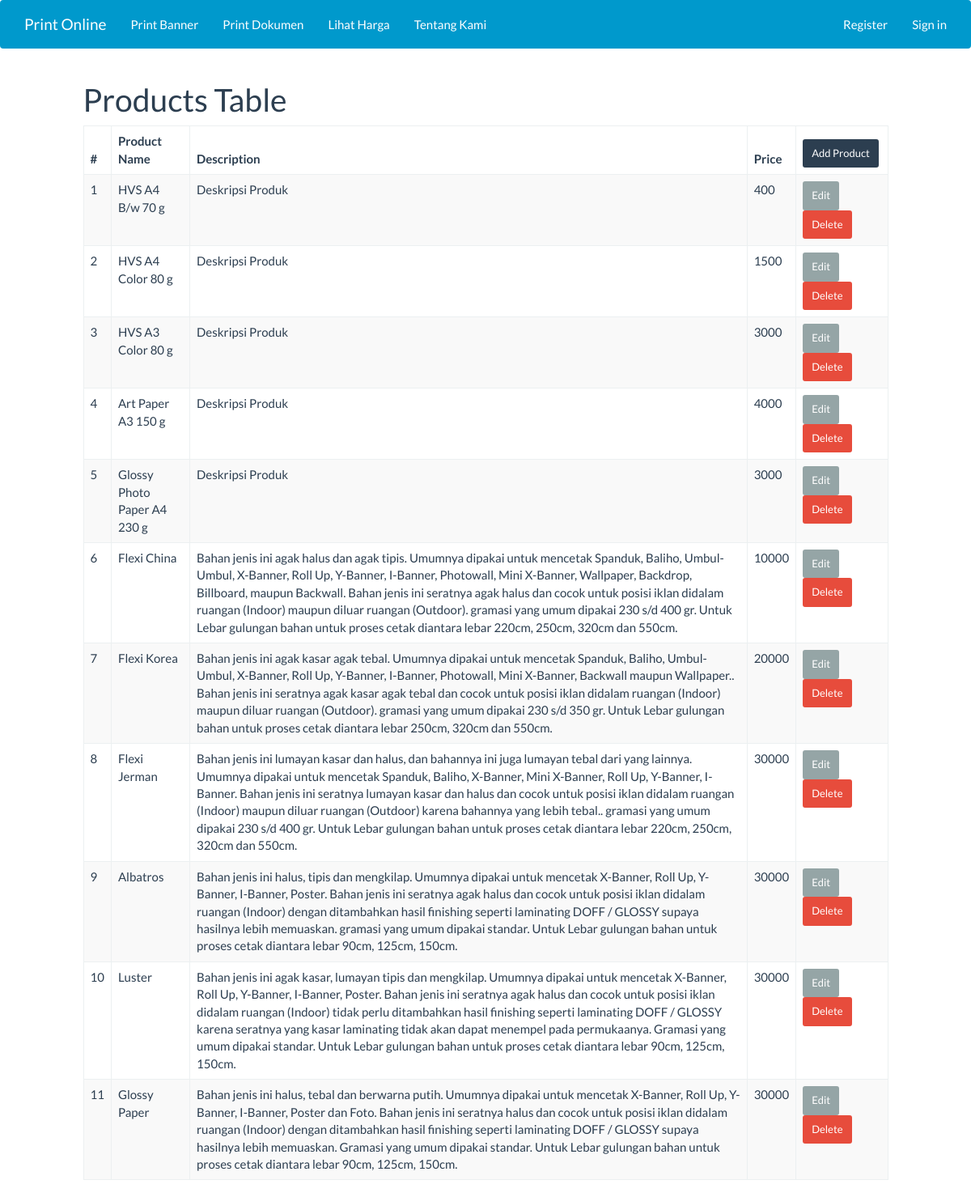
Page /index.php/admin/products on the committed database.
### tables this page shows
CREATE TABLE `products` (
  `id` int(10) NOT NULL,
  `name` varchar(100) NOT NULL,
  `description` text NOT NULL,
  `price` int(10) NOT NULL,
  `image` text NOT NULL
);

### application/controllers/admin/products.php (called while the page is built, shortened)
<?php
class Products extends CI_Controller {
  public function __construct(){
    $this->load->model('model_products');
  }
  public function index(){
    $data['products'] = $this->model_products->all();
    $data['title'] = 'Lihat Harga';
    $this->load->view('templates/header');
    $this->load->view('backend/view_all_products', $data);
    $this->load->view('templates/footer');
  }
}
?>

### index.php (called while the page is built, shortened)
<?php
require_once BASEPATH.'core/CodeIgniter.php';

### application/models/model_products.php (called while the page is built, shortened)
<?php
class Model_products extends CI_Model {
  public function all(){
    $result = $this->db->get('products');
    if($result->num_rows() > 0){
      return $result->result();
    } else {
      return array();
    }
  }
}
?>

### application/views/backend/view_all_products.php (the view, shortened to what this page needs)
<div class="row">
    <div class="col-md-1"></div>
    <div class="col-md-10">
      <h1>Products Table</h1>
      <table id="myTable" class="table table-striped table-bordered table-hover">
        <thead>
          <tr>
            <th>#</th>
            <th>Product Name</th>
            <th>Description</th>
            <th>Price</th>
            <th>
              <?=anchor('admin/products/create','Add Product', ['class'=>'btn btn-primary btn-sm'])?>
            </th>
          </tr>
        </thead>
        <tbody>
          <?php foreach($products as $product) : ?>
          <tr>
            <td><?=$product->id?></td>
            <td><?=$product->name?></td>
            <td><?=$product->description?></td>
            <td><?=$product->price?></td>
            <td>
              <?=anchor('admin/products/update/' . $product->id, 'Edit', ['class'=>'btn btn-default btn-sm'])?>
              <?=anchor('admin/products/delete/' . $product->id, 'Delete', ['class'=>'btn btn-danger btn-sm', 'onclick'=>'return confirm(\'Apakah anda yakin?\')'])?>
            </td>
          </tr>
        <?php endforeach; ?>
        </tbody>
      </table>
    </div>
    <div class="col-md-1"></div>
  </div>

### application/views/templates/header.php (shortened to what this page needs)
<!DOCTYPE html>
<html>
  <head>
    <link rel="stylesheet" href="<?php echo base_url(); ?>bootstrap.min.css">
    <link rel="stylesheet" href="<?php echo base_url(); ?>styles.css">
    <link rel="stylesheet" href="font-awesome/css/font-awesome.min.css">
    <link rel="stylesheet" type="text/css" href="//cdn.datatables.net/plug-ins/9dcbecd42ad/integration/bootstrap/3/dataTables.bootstrap.css">
  </head>
  <body>
    <nav class="navbar navbar-inverse" style="background-color:#0099cc; color:white border-radius:0;">
      <div class="container">
        <div class="navbar-header">
          <a class="navbar-brand" href="<?php echo base_url(); ?>home">Print Online</a>
        </div>
        <div id="navbar">
          <ul class="nav navbar-nav">
            <li><a href="<?php echo base_url(); ?>pages/cetak">Print Banner</a></li>
            <li><a href="<?php echo base_url(); ?>pages/document">Print Dokumen</a></li>
            <li><a href="<?php echo base_url(); ?>prices/index">Lihat Harga</a></li>
            <li><a href="<?php echo base_url(); ?>about">Tentang Kami</a></li>
          </ul>
          <ul class="nav navbar-nav navbar-right nav-list" id="navigasi">
            <li><a href="#register" data-toggle="modal" data-target="#register">Register</a></li>
            <?php if (isset($user)){ ?>
              <li role="presentation" class="dropdown">
                <a class="dropdown-toggle" data-toggle="dropdown" href="#" role="button" aria-haspopup="true" aria-expanded="false">
                  <?php echo $user; ?><span class="caret"></span>
                </a>
                <ul class="dropdown-menu">
                  <?php echo anchor('logout', 'Logout');?>
                </ul>
              </li>
            <?php }else{ ?>
              <li><a href="<?php echo base_url(); ?>login/index">Sign in</a></li>
            <?php } ?>
          </ul>
        </div>
      </div>
    </nav>

### application/views/templates/footer.php (shortened to what this page needs)
    </body>
</html>

### rows in the picture
products: id "1", name "HVS A4 B/w 70 g", description "Deskripsi Produk", price "400", id "Edit", id "Delete"
products: id "2", name "HVS A4 Color 80 g", description "Deskripsi Produk", price "1500", id "Edit", id "Delete"
products: id "3", name "HVS A3 Color 80 g", description "Deskripsi Produk", price "3000", id "Edit", id "Delete"
products: id "4", name "Art Paper A3 150 g", description "Deskripsi Produk", price "4000", id "Edit", id "Delete"
products: id "5", name "Glossy Photo Paper A4 230 g", description "Deskripsi Produk", price "3000", id "Edit", id "Delete"
products: id "6", name "Flexi China", description "Bahan jenis ini agak halus dan agak tipis. Umumnya dipakai untuk mencetak Spanduk, Baliho, Umbul-Umbul, X-Banner, Roll Up, Y-Banner, I-Banner, Photowall, Mini X-Banner, Wallpaper, Backdrop, Billboard, maupun Backwall. Bahan jenis ini seratnya agak halus dan cocok untuk posisi iklan didalam ruangan (Indoor) maupun diluar ruangan (Outdoor). gramasi yang umum dipakai 230 s/d 400 gr. Untuk Lebar gulungan bahan untuk proses cetak diantara lebar 220cm, 250cm, 320cm dan 550cm.", price "10000", id "Edit", id "Delete"
products: id "7", name "Flexi Korea", description "Bahan jenis ini agak kasar agak tebal. Umumnya dipakai untuk mencetak Spanduk, Baliho, Umbul-Umbul, X-Banner, Roll Up, Y-Banner, I-Banner, Photowall, Mini X-Banner, Backwall maupun Wallpaper.. Bahan jenis ini seratnya agak kasar agak tebal dan cocok untuk posisi iklan didalam ruangan (Indoor) maupun diluar ruangan (Outdoor). gramasi yang umum dipakai 230 s/d 350 gr. Untuk Lebar gulungan bahan untuk proses cetak diantara lebar 250cm, 320cm dan 550cm.", price "20000", id "Edit", id "Delete"
products: id "8", name "Flexi Jerman", description "Bahan jenis ini lumayan kasar dan halus, dan bahannya ini juga lumayan tebal dari yang lainnya. Umumnya dipakai untuk mencetak Spanduk, Baliho, X-Banner, Mini X-Banner, Roll Up, Y-Banner, I-Banner. Bahan jenis ini seratnya lumayan kasar dan halus dan cocok untuk posisi iklan didalam ruangan (Indoor) maupun diluar ruangan (Outdoor) karena bahannya yang lebih tebal.. gramasi yang umum dipakai 230 s/d 400 gr. Untuk Lebar gulungan bahan untuk proses cetak diantara lebar 220cm, 250cm, 320cm dan 550cm.", price "30000", id "Edit", id "Delete"
products: id "9", name "Albatros", description "Bahan jenis ini halus, tipis dan mengkilap. Umumnya dipakai untuk mencetak X-Banner, Roll Up, Y-Banner, I-Banner, Poster. Bahan jenis ini seratnya agak halus dan cocok untuk posisi iklan didalam ruangan (Indoor) dengan ditambahkan hasil finishing seperti laminating DOFF / GLOSSY supaya hasilnya lebih memuaskan. gramasi yang umum dipakai standar. Untuk Lebar gulungan bahan untuk proses cetak diantara lebar 90cm, 125cm, 150cm.", price "30000", id "Edit", id "Delete"
products: id "10", name "Luster", description "Bahan jenis ini agak kasar, lumayan tipis dan mengkilap. Umumnya dipakai untuk mencetak X-Banner, Roll Up, Y-Banner, I-Banner, Poster. Bahan jenis ini seratnya agak halus dan cocok untuk posisi iklan didalam ruangan (Indoor) tidak perlu ditambahkan hasil finishing seperti laminating DOFF / GLOSSY karena seratnya yang kasar laminating tidak akan dapat menempel pada permukaanya. Gramasi yang umum dipakai standar. Untuk Lebar gulungan bahan untuk proses cetak diantara lebar 90cm, 125cm, 150cm.", price "30000", id "Edit", id "Delete"
products: id "11", name "Glossy Paper", description "Bahan jenis ini halus, tebal dan berwarna putih. Umumnya dipakai untuk mencetak X-Banner, Roll Up, Y-Banner, I-Banner, Poster dan Foto. Bahan jenis ini seratnya halus dan cocok untuk posisi iklan didalam ruangan (Indoor) dengan ditambahkan hasil finishing seperti laminating DOFF / GLOSSY supaya hasilnya lebih memuaskan. Gramasi yang umum dipakai standar. Untuk Lebar gulungan bahan untuk proses cetak diantara lebar 90cm, 125cm, 150cm.", price "30000", id "Edit", id "Delete"
